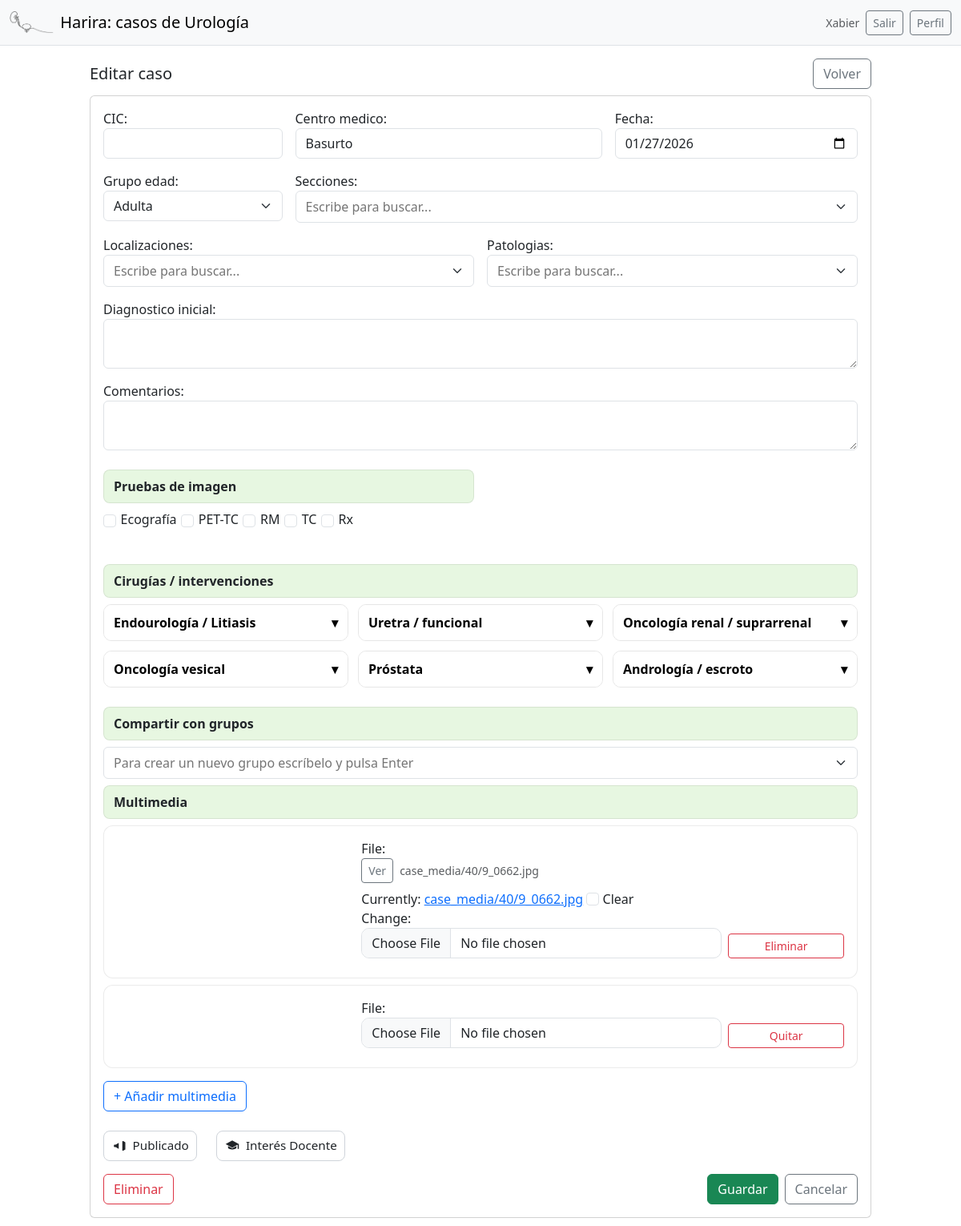
/40/edit/ (signed in), run on the app's committed database.
### cases/models.py (models this page shows, shortened)
class Case(models.Model):
    class AgeGroup(models.TextChoices):
        ADULTA = "adulta", "Adulta"
        PEDIATRICA = "pediatrica", "Pediátrica"
    cic = models.CharField(max_length=50, blank=True)
    centro_medico = models.CharField(max_length=150, blank=True)
    fecha = models.DateField(null=True, blank=True)
    grupo_edad = models.CharField(max_length=20, choices=AgeGroup.choices, default=AgeGroup.ADULTA)
    created_by = models.ForeignKey(
        settings.AUTH_USER_MODEL,
        null=True, blank=True,
        on_delete=models.SET_NULL,
        related_name="cases_created",
    )
    secciones = models.ManyToManyField(
        Tag, related_name="cases_seccion", blank=True,
        limit_choices_to={"kind": Tag.Kind.SECCION}
    )
    localizaciones = models.ManyToManyField(
        Tag, related_name="cases_localizacion", blank=True,
        limit_choices_to={"kind": Tag.Kind.LOCALIZACION}
    )
    patologias = models.ManyToManyField(
        Tag, related_name="cases_patologia", blank=True,
        limit_choices_to={"kind": Tag.Kind.PATOLOGIA}
    )
    diagnostico_inicial = models.TextField(blank=True)
    comentarios = models.TextField(blank=True)
    publicado = models.BooleanField(default=False)
    publicado_en = models.CharField(max_length=200, blank=True)
    pruebas_imagen = models.JSONField(default=list, blank=True)     # p.ej. ["TC", "RM"]
    procedimientos = models.JSONField(default=list, blank=True)
    interes_docente = models.BooleanField(default=False)
    shared_groups = models.ManyToManyField(
        Group,
        blank=True,
        related_name="cases",   # IMPORTANTE para contar casos fácil
    )
    created_by = models.ForeignKey(settings.AUTH_USER_MODEL, on_delete=models.SET_NULL, null=True, related_name="cases_created")
    created_at = models.DateTimeField(auto_now_add=True)
    class Meta:
        ordering = ["-fecha", "-created_at"]
    shared_groups = models.ManyToManyField(
        Group,
        blank=True,
        related_name="shared_cases",
    )

class CaseMedia(models.Model):
    case = models.ForeignKey("Case", on_delete=models.CASCADE, related_name="media")
    file = models.FileField(upload_to=case_media_path, blank=True, null=True)
    url = models.URLField(blank=True, null=True)
    title = models.CharField("Nombre", max_length=120, blank=True)
    caption = models.CharField(max_length=120, blank=True, default="")
    created_at = models.DateTimeField(auto_now_add=True)
    class Meta:
        ordering = ["id"]

### cases/views.py (the view)
# urls.py: path("<int:pk>/edit/", views.case_edit, name="case_edit"),
@login_required
def case_edit(request, pk):
    case = get_object_or_404(Case, pk=pk)
    if not user_can_access_case(request.user, case):
        return redirect("case_list")
    if request.method == "POST":
        form = CaseForm(request.POST, instance=case, user=request.user)
        media_formset = CaseMediaFormSet(request.POST, request.FILES, instance=case)
        if form.is_valid() and media_formset.is_valid():
            case = form.save()  # no hace falta commit=False aquí
            media_formset.save()
            case.shared_groups.set(form.cleaned_data.get("shared_groups", []))
            request.user.groups.add(*case.shared_groups.all())
            return redirect("case_list")
    else:
        form = CaseForm(instance=case, user=request.user)
        media_formset = CaseMediaFormSet(instance=case)
    return render(request, "cases/case_form.html", {
        "form": form,
        "media_formset": media_formset,
        "mode": "edit",
    })

### cases/models.py (called while the page is built)
    def __str__(self):
        return self.name

### cases/views.py (called while the page is built)
def user_can_access_case(user, case) -> bool:
    if case.created_by_id == user.id:
        return True
    return case.shared_groups.filter(
        id__in=user.groups.values_list("id", flat=True)
    ).exists()

### templates/cases/case_form.html (shortened to what this page needs)
{% extends "base.html" %}
{% block content %}
<div class="row justify-content-center">
  <div class="col-12 col-lg-10">
    <div class="d-flex justify-content-between align-items-center mb-2">
      <h5 class="mb-0">{% if mode == "new" %}Nuevo caso{% else %}Editar caso{% endif %}</h5>
      <a class="btn btn-outline-secondary" href="{% url 'case_list' %}">Volver</a>
    </div>
    <div class="card">
      <div class="card-body">
        <form method="post" enctype="multipart/form-data">
          <div class="row g-3">
            <div class="col-md-3">
              {{ form.cic.label_tag }}{{ form.cic }}
            </div>
            <div class="col-md-5">{{ form.centro_medico.label_tag }}{{ form.centro_medico }}</div>
            <div class="col-md-4">{{ form.fecha.label_tag }}{{ form.fecha }}</div>
            <div class="col-md-3">{{ form.grupo_edad.label_tag }}{{ form.grupo_edad }}</div>
            <div class="col-md-9">{{ form.secciones.label_tag }}{{ form.secciones }}</div>
            <div class="col-md-6">{{ form.localizaciones.label_tag }}{{ form.localizaciones }}</div>
            <div class="col-md-6">{{ form.patologias.label_tag }}{{ form.patologias }}</div>
            <div class="col-12">{{ form.diagnostico_inicial.label_tag }}{{ form.diagnostico_inicial }}</div>
            <div class="col-12">{{ form.comentarios.label_tag }}{{ form.comentarios }}</div>
            <div class="col-md-6">
                <div class="section-header mt-2">
                  <span>Pruebas de imagen</span>
                </div>
                <div class="check-row">
                {{ form.pruebas_imagen }}
                </div>
            </div>
            <div class="col-md-12">
            <div class="section-header mt-4">
              <span>Cirugías / intervenciones</span>
            </div>
            <div class="proc-accordion" id="proc-accordion">
            {% for group_name, keys in form.proc_groups.items %}
                <div class="proc-group">
                <button type="button" class="proc-header" aria-expanded="false">
                    <span>{{ group_name }}</span>
                    <span class="proc-chevron">▾</span>
                </button>
                </div>
            {% endfor %}
            </div>
            </div>
            <div class="col-12">
              <div class="section-header mt-2">
                  <span>Compartir con grupos</span>
              </div>
            </div>
          </div>
          <div class="col-12">
            <div class="section-header mt-2"><span>Multimedia</span></div>
            <div id="media-forms">
              {% for f in media_formset.forms %}
                <div class="card p-3 mb-2 media-row">
                  <div class="row g-2 align-items-end">
                    <div class="col-md-6">
                      {{ f.file.label_tag }}
                      {% if f.instance.pk and f.instance.file %}
                        <div class="d-flex align-items-center gap-2 mb-2">
                          <a href="{{ f.instance.file.url }}" target="_blank" class="btn btn-outline-secondary btn-sm">Ver</a>
                          <small class="text-muted">{{ f.instance.title|default:f.instance.file.name }}</small>
                        </div>
                      {% endif %}
                      {{ f.file }}
                    </div>
                    <div class="col-md-2 d-grid">
                      {% if f.instance.pk %}
                        <label class="btn btn-outline-danger btn-sm" for="{{ f.DELETE.id_for_label }}">Eliminar</label>
                      {% else %}
                        <button type="button" class="btn btn-outline-danger btn-sm js-remove-media">Quitar</button>
                      {% endif %}
                    </div>
                  </div>
                </div>
              {% endfor %}
            </div>
            <button type="button" class="btn btn-outline-primary mt-2" id="addMediaRow">+ Añadir multimedia</button>
          </div>
          <div class="col-md-4 d-flex align-items-end gap-4 mt-4">
            <div class="toggle-icon">
                <label for="id_publicado" class="icon-btn" title="Publicado">
                <svg class="icon" viewBox="0 0 24 24" aria-hidden="true">
                    <path d="M3 11v2a1 1 0 0 0 1 1h2l5 3V7L6 10H4a1 1 0 0 0-1 1zm14-6v14a1 1 0 0 0 1.447.894l3-1.5A1 1 0 0 0 22 17.5v-11a1 1 0 0 0-.553-.894l-3-1.5A1 1 0 0 0 17 5z"/>
                </svg>
                <span class="icon-label">Publicado</span>
                </label>
            </div>
            <div class="toggle-icon">
                <label for="id_interes_docente" class="icon-btn" title="Interés docente">
                <svg class="icon" viewBox="0 0 24 24" aria-hidden="true">
                    <path d="M12 3 1 9l11 6 9-4.91V17h2V9L12 3zm-7 9.24V15c0 1.66 3.13 3 7 3s7-1.34 7-3v-2.76l-7 3.82-7-3.82z"/>
                </svg>
                <span class="icon-label">Interés Docente</span>
                </label>
            </div>
            </div>
          <div class="d-flex justify-content-end gap-2 mt-3">
            {% if mode == "edit" %}
              <a class="btn btn-outline-danger me-auto"
                href="{% url 'case_delete' form.instance.pk %}">
                Eliminar
              </a>
            {% endif %}
            <button class="btn btn-success" type="submit">Guardar</button>
            <a class="btn btn-outline-secondary" href="{% url 'case_list' %}">Cancelar</a>
          </div>
        </form>
      </div>
    </div>
  </div>
</div>
{% endblock %}

### templates/base.html (shortened to what this page needs)
{% load static %}
<!doctype html>
<html lang="es">
<head>
  <link href="https://cdn.jsdelivr.net/npm/bootstrap@5.3.3/dist/css/bootstrap.min.css" rel="stylesheet">
  <link rel="stylesheet" href="{% static 'vendor/tom-select/tom-select.bootstrap5.min.css' %}">
</head>
<body>
  <nav class="navbar navbar-light bg-light border-bottom">
    <div class="container-fluid">
      <a class="navbar-brand d-flex align-items-center gap-2" href="{% url 'case_list' %}">
        <img src="{% static 'img/logo.png' %}" height="28" class="d-inline-block align-text-top">
        <span>Harira: casos de Urología</span>
      </a>
      {% if user.is_authenticated %}
        <div class="d-flex gap-2">
          <span class="text-muted small align-self-center">{{ user.username }}</span>
          <form method="post" action="{% url 'logout' %}" class="d-inline">
            <button class="btn btn-outline-secondary btn-sm" type="submit">Salir</button>
          </form>
          <a class="btn btn-outline-secondary btn-sm" href="{% url 'profile' %}">Perfil</a>
        </div>
      {% endif %}
    </div>
  </nav>
  <main class="container-fluid py-3">
    {% block content %}{% endblock %}
  </main>
</body>
</html>

### templates/base.html (style rules this page uses)
.icon-btn { display: inline-flex; align-items: center; gap: .4rem; padding: .4rem .6rem; border: 1px solid #cfd4da; border-radius: .6rem; cursor: pointer; user-select: none; background: #fff; }
.icon-btn .icon { width: 22px; height: 22px; fill: currentColor; }
.icon-btn .icon-label { font-size: 0.95rem; }
.section-header { display:flex; align-items:center; gap:.5rem; padding:.5rem .75rem; background: rgba(177, 229, 155, 0.3); border: 1px solid rgba(0,0,0,.08); border-radius: .5rem; font-weight: 600; margin-bottom: .5rem; }
.icon-btn { display:inline-flex; align-items:center; gap:.5rem; padding:.4rem .6rem; border:1px solid rgba(0,0,0,.15); border-radius:.5rem; background:#fff; }
.icon-btn .icon { width:18px; height:18px; }
.proc-accordion { display: grid; grid-template-columns: 1fr; gap: 12px; }
@media (min-width: 768px) { .proc-accordion { grid-template-columns: repeat(2, minmax(0, 1fr)); } }
@media (min-width: 992px) { .proc-accordion { grid-template-columns: repeat(3, minmax(0, 1fr)); } }
.proc-group { height: fit-content; }
.proc-group { border: 1px solid #e6e6e6; border-radius: 10px; overflow: hidden; }
.proc-header { width: 100%; display: flex; align-items: center; justify-content: space-between; gap: 10px; padding: 10px 12px; background: #fff; border: 0; cursor: pointer; font-weight: 600; text-align: left; }
.proc-chevron { transition: transform .15s ease; }
.check-row { display: flex; flex-wrap: wrap; gap: .6rem 1rem; align-items: center; }
.check-row > div, .check-row label { margin: 0; display: inline-flex; align-items: center; gap: .35rem; }
.icon-btn { border-color: #cfd4da !important; background: #fff !important; color: inherit !important; }
.media-row { border: 1px solid rgba(0,0,0,.08); border-radius: 12px; }
.media-row input[type="text"], .media-row input[type="url"], .media-row input[type="file"], .media-row textarea { border-radius: 10px; }

### data on the page
Case: centro_medico "Basurto", fecha "01/27/2026", grupo_edad "Adulta", pruebas_imagen "☐ ☐ ☐ ☐ ☐"
CaseMedia: instance "case_media/40/9_0662.jpg"

### other printed values
{{ user.username }} "Xabier"
{{ group_name }} "Endourología / Litiasis" "Uretra / funcional" "Oncología renal / suprarrenal" "Oncología vesical" "Próstata" "Andrología / escroto"
{{ f.file.label_tag }} "File:" "File:"
